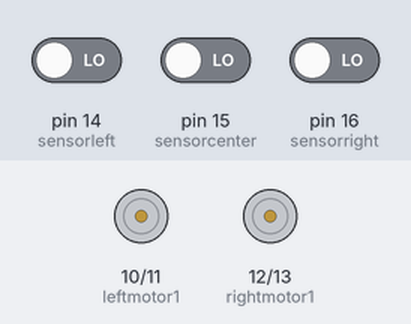
A sketch run on a simulated Arduino Uno, built with avr-gcc and run on an emulated ATmega328P. Parts: motor-driver pin pairs drawn as motors (green arrow = first pin HIGH = forward, orange = second pin HIGH = backward, longer = more drive). Inputs (shaded band) come from the test bench; at power-on: pin 14 (sensorleft) LOW, pin 16 (sensorright) LOW, pin 15 (sensorcenter) LOW.

Above: at 1.2 s.
1.3 s: pin 14 (sensorleft) driven HIGH
At 2.4 s:
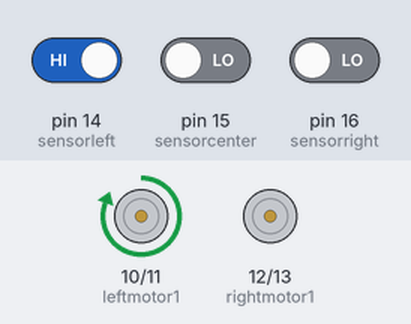
2.8 s: pin 16 (sensorright) driven HIGH
At 3.5 s:
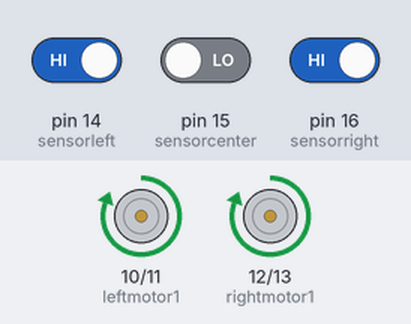
4.3 s: pin 14 (sensorleft) driven LOW
At 4.6 s:
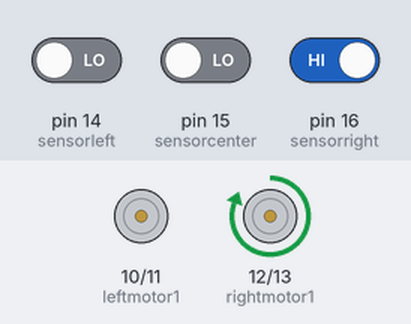
5.8 s: pin 16 (sensorright) driven LOW
At 7.0 s:
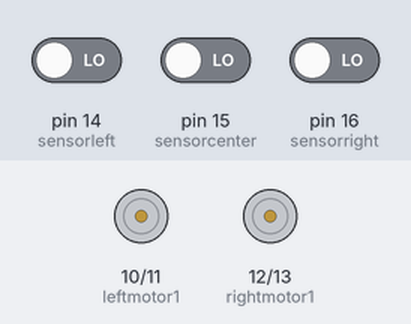
Timing chart, 0 to 8.3 s (numbered marks = the images above; inputs shaded):
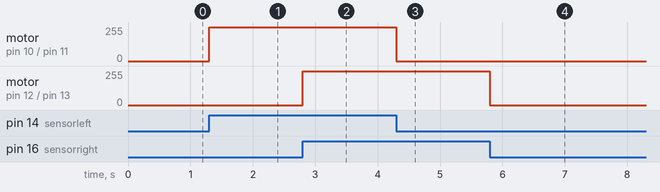

The sketch:

sketch_apr05a.ino
```cpp
int rightmotor1=12;
int leftmotor1=10;
int rightmotor2=13;
int leftmotor2=11;


int sensorleft=14;
int sensorcenter=15;
int sensorright=16;


int l1=1;
int l2=1;
int l3=1;

int f1=0;
int f2=0;
int f3=0;

//////////////////////////////////////

void setup()
{

 pinMode(rightmotor1,OUTPUT);
 pinMode(leftmotor1,OUTPUT);
 pinMode(rightmotor2,OUTPUT);
 pinMode(leftmotor2,OUTPUT);

 pinMode(sensorleft,INPUT);
 pinMode(sensorcenter,INPUT);
 pinMode(sensorright,INPUT);

}
///////////////////////////////////////////////////

void loop()
{
l1=digitalRead(sensorleft);
l2=digitalRead(sensorcenter);
l3=digitalRead(sensorright);

/////////////////////////////////////////////////////////////////////
if(l1==1&&l2==1&&l3==1)   //feedback when comes all sensor on white
{
l1=f1;
l2=f2;
l3=f3;
}

////////////////////////////////////////////////////////////////////////////
if(l1==0&&l2==1&&l3==1||l1==0&&l2==0&&l3==1)   //left turn
{
  digitalWrite(rightmotor1,1);
  digitalWrite(rightmotor2,0);
  digitalWrite(leftmotor1,0);
  digitalWrite(leftmotor2,0);
}
else
if(l1==1&&l2==1&&l3==0||l1==1&&l2==0&&l3==0)  //right turn
{
  digitalWrite(rightmotor1,0);
  digitalWrite(rightmotor2,0);
  digitalWrite(leftmotor1,1);
  digitalWrite(leftmotor2,0);
}
else
if(l1==1&&l2==0&&l3==1)  //go forward straight
{
  digitalWrite(rightmotor1,1);
  digitalWrite(rightmotor2,0);
  digitalWrite(leftmotor1,1);
  digitalWrite(leftmotor2,0);
}
else
if(l1==0&&l2==0&&l3==0) //stop
{
  digitalWrite(rightmotor1,0);
  digitalWrite(rightmotor2,0);
  digitalWrite(leftmotor1,0);
  digitalWrite(leftmotor2,0);
}

///////////////////////////////////////////////////////////////////
f1=l1;
f2=l2;
f3=l3;        //memory variables
////////////////////////////////////////////////////////////////////
}
```

Measured:
- after the input at 1.3 s, motor on pin 10 (leftmotor1) / pin 11 (leftmotor2): stopped → forward 255/255 at once
- after the input at 2.8 s, motor on pin 12 (rightmotor1) / pin 13 (rightmotor2): stopped → forward 255/255 at once
- after the input at 4.3 s, motor on pin 10 (leftmotor1) / pin 11 (leftmotor2): forward 255/255 → stopped at once
- after the input at 5.8 s, motor on pin 12 (rightmotor1) / pin 13 (rightmotor2): forward 255/255 → stopped at once
